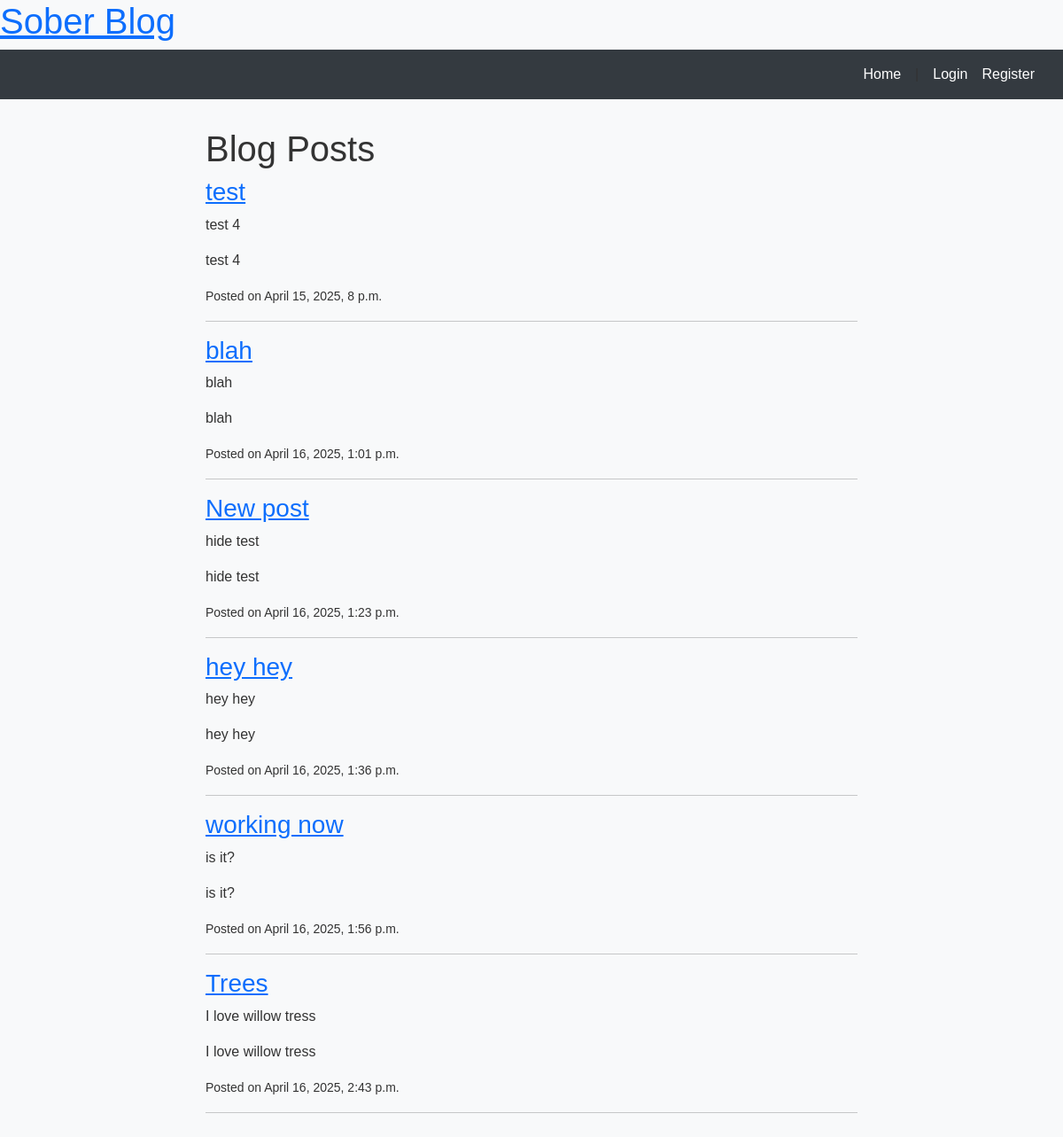
Before: / with the older database file.
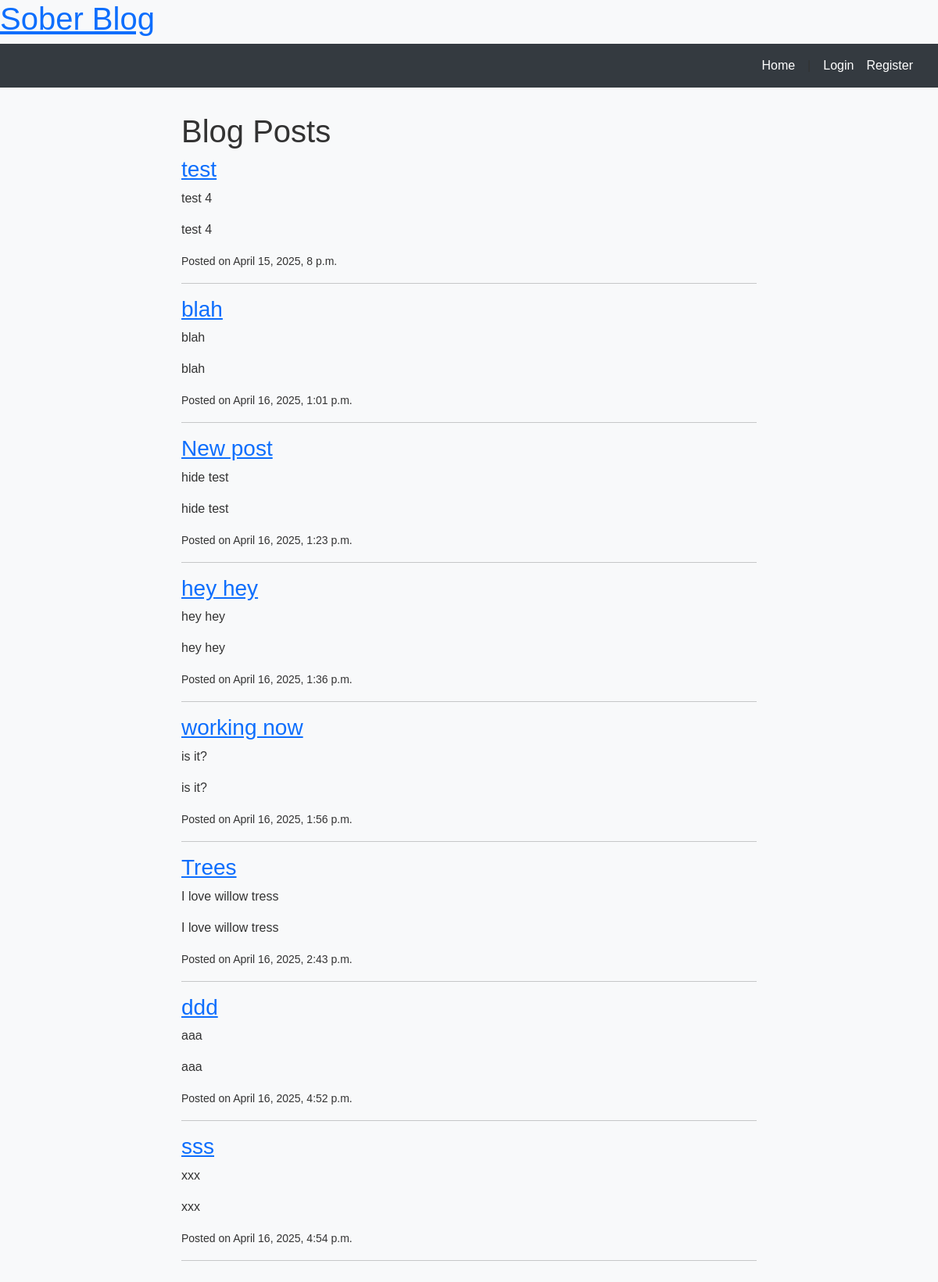
After: the same page with the newer database file.
### blog/models.py (models this page shows, shortened)
class Post(models.Model):
    title = models.CharField(max_length=200)
    content = models.TextField()
    created_at = models.DateTimeField(auto_now_add=True)
    author = models.ForeignKey(User, on_delete=models.CASCADE)

### blog/views.py (the view)
# urls.py: path('', views.post_list, name='post_list'),
def post_list(request):
    posts = Post.objects.all()
    return render(request, 'blog/post_list.html', {'posts': posts})

### blog/templates/blog/post_list.html (shortened to what this page needs)
{% extends "blog/base.html" %}
{% block content %}
  <h1>Blog Posts</h1>
  {% for post in posts %}
  <h3><a href="{% url 'post_detail' post.id %}">{{ post.title }}</a></h3>
  <p>{{ post.content|truncatechars:100 }}</p>
    <div>
      <p>{{ post.content }}</p>
      <small>Posted on {{ post.created_at }}</small>
    </div>
    <hr>
  {% empty %}
    <p>No posts found.</p>
  {% endfor %}
{% endblock %}

### blog/templates/blog/base.html (shortened to what this page needs)
<!DOCTYPE html>
<html>
<head>
  {% load static %}
<link href="https://cdn.jsdelivr.net/npm/bootstrap@5.3.3/dist/css/bootstrap.min.css" rel="stylesheet">
  <link rel="stylesheet" href="{% static 'css/style.css' %}">
</head>
<body>
  <header>
    <h1><a href="{% url 'post_list' %}">Sober Blog</a></h1>
    <nav class="site-nav">
      <a href="{% url 'post_list' %}">Home</a> |
      {% if user.is_authenticated %}
      <span>Welcome, {{ user.username }}!</span>
      <a href="{% url 'post_create' %}">New Post</a>
      <a href="{% url 'account_logout' %}">Logout</a>
    {% else %}
      <a href="{% url 'account_login' %}">Login</a>
      <a href="{% url 'account_signup' %}">Register</a>
{% endif %}
    </nav>
  </header>
  <main class="container">
{% block content %}{% endblock %}
</main>
</body>
</html>

### static/css/style.css (style rules this page uses)
body { font-family: 'Helvetica', sans-serif; margin: 0; padding: 0; background-color: #f8f9fa; color: #333; }
.container { max-width: 800px; margin: 0 auto; padding: 2rem; }
.site-nav { background-color: #343a40; padding: 1rem 2rem; display: flex; justify-content: flex-end; gap: 1rem; }
.site-nav a, .site-nav span { color: #fff; text-decoration: none; font-weight: 500; }

Changed rows visible on the page:
added Post: title "ddd", content "aaa", created_at "April 16, 2025, 4:52 p.m."
added Post: title "sss", content "xxx", created_at "April 16, 2025, 4:54 p.m."
